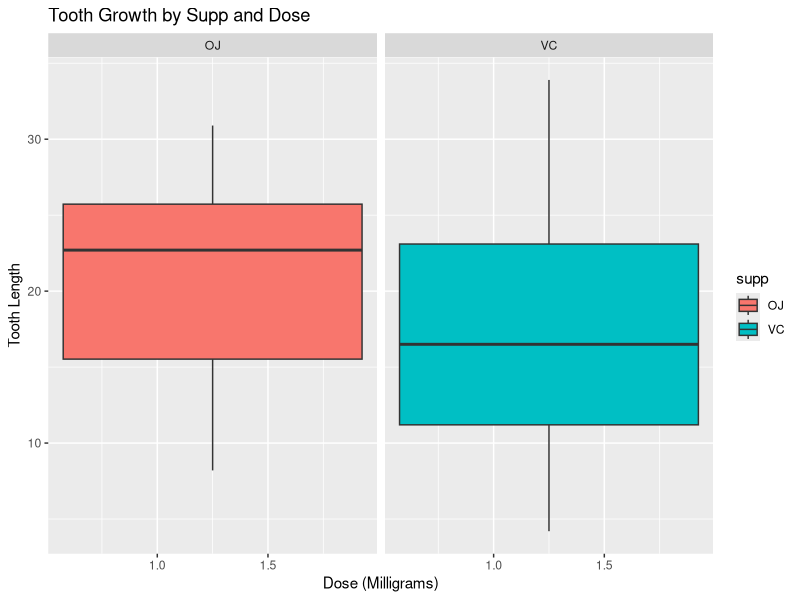

Write the R code that produced this figure.
## ---- chunk 1
library(ggplot2)
data(ToothGrowth)
## ---- chunk 2

str(ToothGrowth)
head(ToothGrowth)

summary(ToothGrowth)
## ---- chunk 3
tapply(ToothGrowth$len, list(ToothGrowth$dose,ToothGrowth$supp),mean)
## ---- chunk 4
ggplot(data=ToothGrowth, aes(x=ToothGrowth$dose, y=len, fill=supp)) + geom_boxplot() +
      facet_grid(. ~ supp) +
      xlab("Dose (Milligrams)") + ylab("Tooth Length") + ggtitle("Tooth Growth by Supp and Dose")
## ---- chunk 5
t.test(ToothGrowth$len[ToothGrowth$supp=="OJ"], ToothGrowth$len[ToothGrowth$supp=="VC"], paired = FALSE, var.equal = FALSE)
## ---- chunk 6
t_tests <- ""
dose <-as.factor(ToothGrowth$dose)
len  <-ToothGrowth$len
supp <-ToothGrowth$supp
## ---- chunk 7
t1<-t.test(len[dose==.5 & supp == 'VC'],len[dose==1& supp == 'VC'], paired = FALSE, var.equal = TRUE)
t_tests <- rbind(t_tests, list('.5~1 mg - VC',  t1$p.value,t1$conf.int[1], t1$conf.int[2]))
t1<-t.test(len[dose==1 & supp == 'VC'], len[dose==2 & supp == 'VC' ], paired = FALSE, var.equal = TRUE)
t_tests <- rbind(t_tests, list(' 1~2 mg - VC',  t1$p.value, t1$conf.int[1], t1$conf.int[2]))
t1<-t.test(len[dose==.5 & supp == 'VC'], len[dose==2 & supp == 'VC'], paired = FALSE, var.equal = TRUE)
t_tests <- rbind(t_tests, list('.5~2 mg - VC',  t1$p.value,t1$conf.int[1], t1$conf.int[2]))

t1<-t.test(len[dose==.5 & supp == 'OJ'],len[dose==1 & supp == 'OJ'], paired = FALSE, var.equal = TRUE)
t_tests <- rbind(t_tests, list('.5~1 mg - OJ',  t1$p.value,t1$conf.int[1], t1$conf.int[2]))
t1<-t.test(len[dose==1 & supp == 'OJ'], len[dose==2 & supp == 'OJ' ], paired = FALSE, var.equal = TRUE)
t_tests <- rbind(t_tests, list(' 1~2 mg - OJ',  t1$p.value,t1$conf.int[1], t1$conf.int[2]))
t1<-t.test(len[dose==.5 & supp == 'OJ'], len[dose==2 & supp == 'OJ'], paired = FALSE, var.equal = TRUE)
t_tests <- rbind(t_tests, list('.5~2 mg - OJ',  t1$p.value,t1$conf.int[1], t1$conf.int[2]))
colnames(t_tests) = c('Model','p.value','Ci.lower','ci.upper')
t_tests <- t_tests[2:6,]
## ---- chunk 8
t_tests
